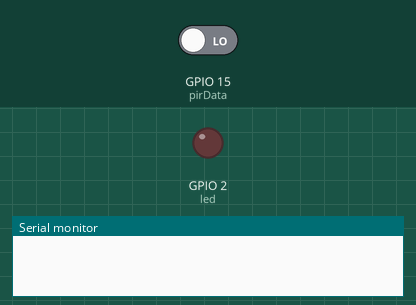
Simulated run of this sketch. Board: ESP32. Shown: output pins drawn as LEDs (lit = HIGH), the last lines printed to the serial monitor. Dashed ring = blinking. The inputs (shaded band) are chosen by the test bench; at power-on: GPIO 15 (pirData) LOW.

Above: at 1.2 s.
1.3 s: GPIO 15 (pirData) driven HIGH
At 1.45 s:
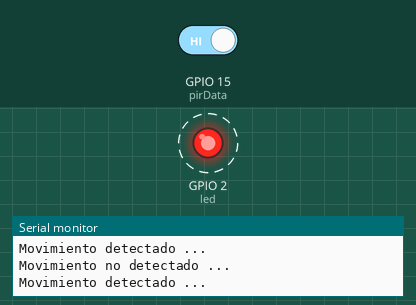
4.3 s: GPIO 15 (pirData) driven LOW
At 5.6 s:
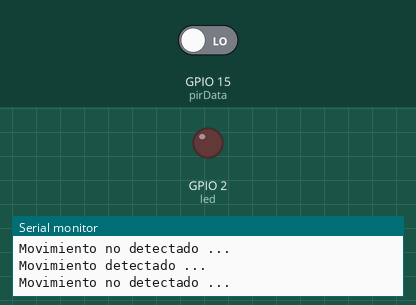
Timing chart, 0 to 7.3 s (numbered marks = the images above; inputs shaded):
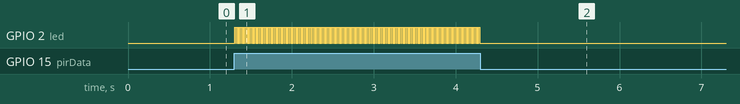

Measured:
- after the input at 1.3 s, GPIO 2 (led): alternates HIGH for 0.01 s and LOW for 0.01 s, starting at once
- after the input at 4.3 s, GPIO 2 (led): stops changing and stays LOW

The sketch:

sketch.ino
```cpp
int led = 2; //led conectado a D2

int pirData = 15; // PIR conectado a D15
int pirEstado = LOW; //Asumiendo no movimiento
int value = 0; // Leer el estado del pin


void setup() {
  // put your setup code here, to run once:
  pinMode(led, OUTPUT);
  pinMode(pirData, INPUT);

  Serial.begin(115200);
}

void loop() {
  // put your main code here, to run repeatedly:
  value = digitalRead(pirData);

  if (value == HIGH)
  {
    digitalWrite(led, HIGH);
    if (pirEstado == LOW)
    {
      Serial.println("Movimiento detectado ... ");
      pirEstado = HIGH;
    }
    else
    {
      digitalWrite(led, LOW);
      if (pirEstado == HIGH)
      {
        Serial.println("Movimiento no detectado ... ");
        pirEstado = LOW;
      }
    }

  }

  delay(10); // this speeds up the simulation
}
```
